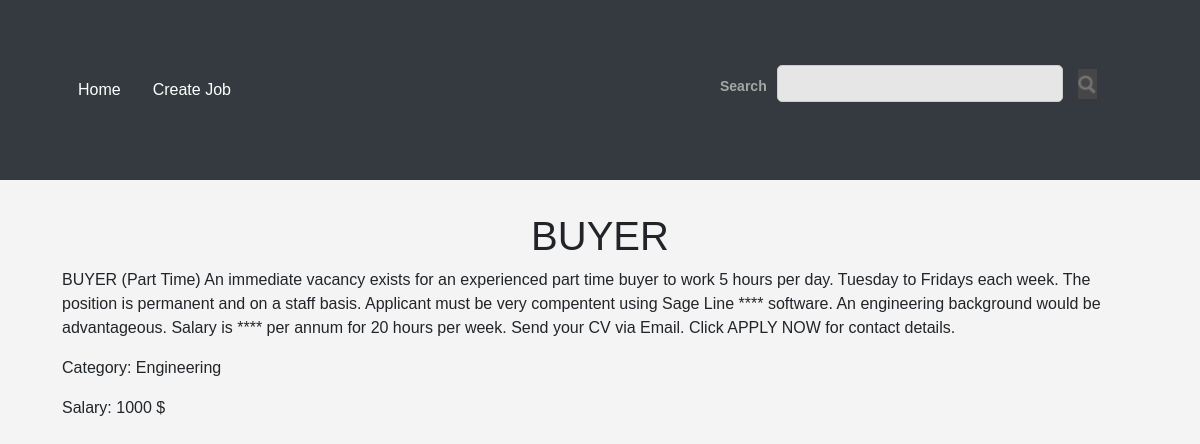
/job/1, run on the app's committed database.
### app.py (models this page shows)
class Job(db.Model):
    id = db.Column(db.Integer, primary_key=True)
    title = db.Column(db.String(100), nullable=False)
    description = db.Column(db.Text, nullable=False)
    category = db.Column(db.String(50), nullable=False)
    salary = db.Column(db.String(50), nullable=True)

### app.py (the view)
@app.route('/job/<int:job_id>')
def job_detail(job_id):
    job = Job.query.get_or_404(job_id)
    return render_template('job_detail.html', job=job)

### templates/job_detail.html
{% extends 'base.html' %}
{% block content %}
<h1>{{ job.title }}</h1>
<p>{{ job.description }}</p>
<p>Category: {{ job.category }}</p>
<p>Salary: {{ job.salary }} $</p>
{% endblock %}

### templates/base.html (style rules this page uses)
body { font-family: Arial, sans-serif; margin: 0; padding: 0; background-color: #f4f4f4; }
h1 { text-align: center; }

### data on the page
Job: title "BUYER", description "BUYER (Part Time) An immediate vacancy exists for an experienced part time buyer to work 5 hours per day. Tuesday to Fridays each week. The position is permanent and on a staff basis. Applicant must be very compentent using Sage Line **** software. An engineering background would be advantageous. Salary is **** per annum for 20 hours per week. Send your CV via Email. Click APPLY NOW for contact details.", category "Engineering", salary "1000"
